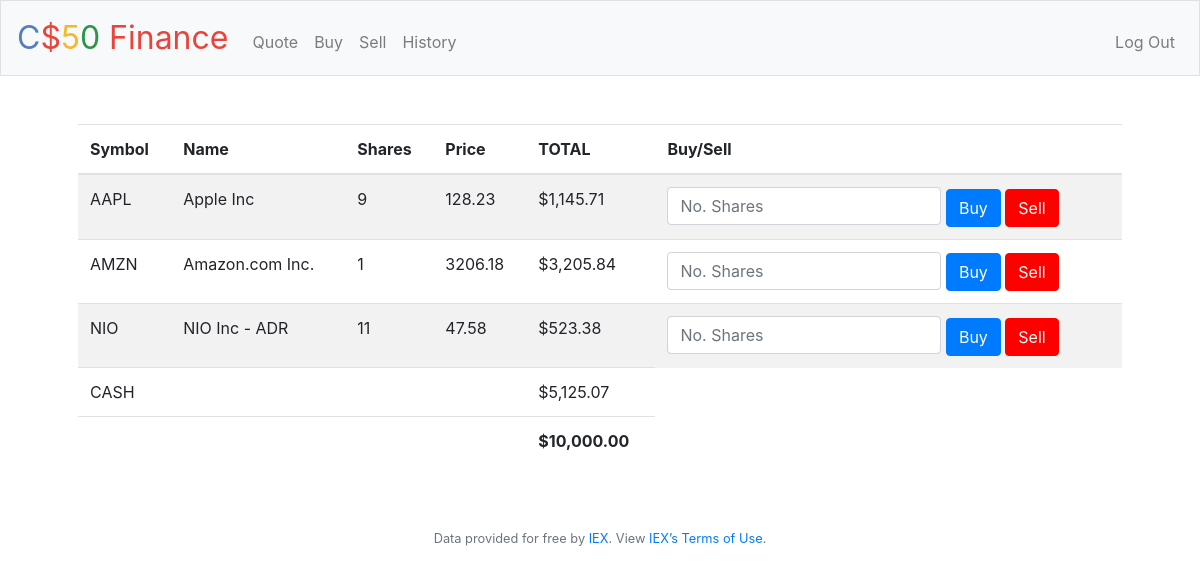
/ (signed in), run on the app's committed database.
### tables this page shows
CREATE TABLE purchases (userID INTEGER, stockSymbol TEXT, name TEXT, numShares INTEGER, pricePerShare NUMERIC, date DATE);

### application.py (the view)
@app.route("/", methods=["GET", "POST"])
@login_required
def index():
    if request.method == "POST":
        if (request.form.get("buy")  != None):
            return redirect("/buy", code=307)
        else:
            return redirect("/sell", code=307)
    else:
        stocks = db.execute("SELECT userID, stockSymbol, name, pricePerShare, SUM(numShares) AS totalBought, (SUM(pricePerShare * numShares)) AS total FROM purchases WHERE userID = ? GROUP BY stockSymbol HAVING totalBought > 0", session["user_id"])
        total = 0;
        for stock in stocks:
            total += float(stock["total"])
            stock["total"] = usd(stock["total"])
        accountBalance = db.execute("SELECT cash FROM users WHERE id = ?", session["user_id"])[0].get("cash")
        total += accountBalance
        return render_template("index.html", stocks = stocks, accountBalance = usd(accountBalance), total = usd(total))

### application.py (called while the page is built)
@app.after_request
def after_request(response):
    response.headers["Cache-Control"] = "no-cache, no-store, must-revalidate"
    response.headers["Expires"] = 0
    response.headers["Pragma"] = "no-cache"
    return response

### helpers.py (called while the page is built)
def login_required(f):
    @wraps(f)
    def decorated_function(*args, **kwargs):
        if session.get("user_id") is None:
            return redirect("/login")
        return f(*args, **kwargs)
    return decorated_function

def usd(value):
    return f"${value:,.2f}"

### templates/index.html (shortened to what this page needs)
{% extends "layout.html" %}
{% block main %}
    <table class="table table-striped">
        <thead>
            <tr>
                <th>Symbol</th>
                <th>Name</th>
                <th>Shares</th>
                <th>Price</th>
                <th>TOTAL</th>
                <th>Buy/Sell</th>
            </tr>
        </thead>
        <tfoot>
            <tr>
                <td colspan="4"></td>
                <td>{{total}}</td>
            </tr>
        </tfoot>
        <tbody>
            {% for stock in stocks %}
                <tr>
                    <td>{{stock["stockSymbol"]}}</td>
                    <td>{{stock["name"]}}</td>
                    <td>{{stock["totalBought"]}}</td>
                    <td>{{stock["pricePerShare"]}}</td>
                    <td>{{stock["total"]}}</td>
                    <td>
                        <form action="/" method="post">
                            <input autocomplete="off" autofocus class="form-control" min="1" name="shares" placeholder="No. Shares" type="number">
                            <button type="submit" class="buy btn btn-primary" name="buy" >Buy</button>
                            <button type="submit" class="sell btn btn-primary" name="sell">Sell</button>
                        </form>
                    </td>
                </tr>
            {% endfor %}
            <tr>
                <td colspan="4">CASH</td>
                <td>{{accountBalance}}</td>
            </tr>
        </tbody>
    </table>
{% endblock %}

### static/styles.css (style rules this page uses)
main .form-control { display: inline-block; width: auto; }
main table { text-align: left; }
main tfoot { font-weight: bold; }
.sell { background-color: red; border-color: red; }

### data on the page
purchases: stockSymbol "AAPL", name "Apple Inc", totalBought "9", pricePerShare "128.23", total "$1,145.71"
purchases: stockSymbol "AMZN", name "Amazon.com Inc.", totalBought "1", pricePerShare "3206.18", total "$3,205.84"

### other printed values
{{ total }} "$10,000.00"
{{ stock["stockSymbol"] }} "NIO"
{{ stock["name"] }} "NIO Inc - ADR"
{{ stock["totalBought"] }} "11"
{{ stock["pricePerShare"] }} "47.58"
{{ stock["total"] }} "$523.38"
{{ accountBalance }} "$5,125.07"
